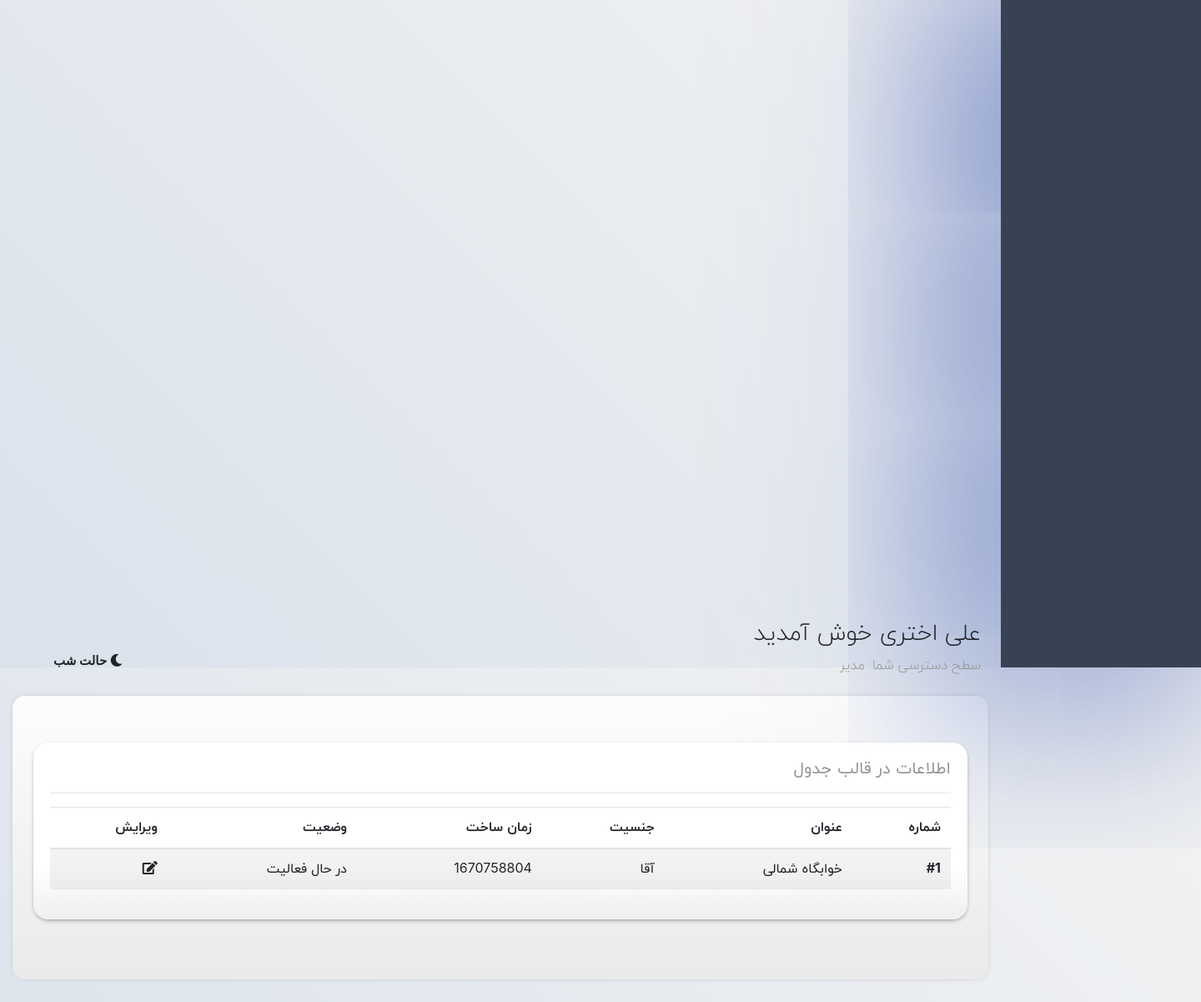
The app's page /dorm-management (signed in), older data.
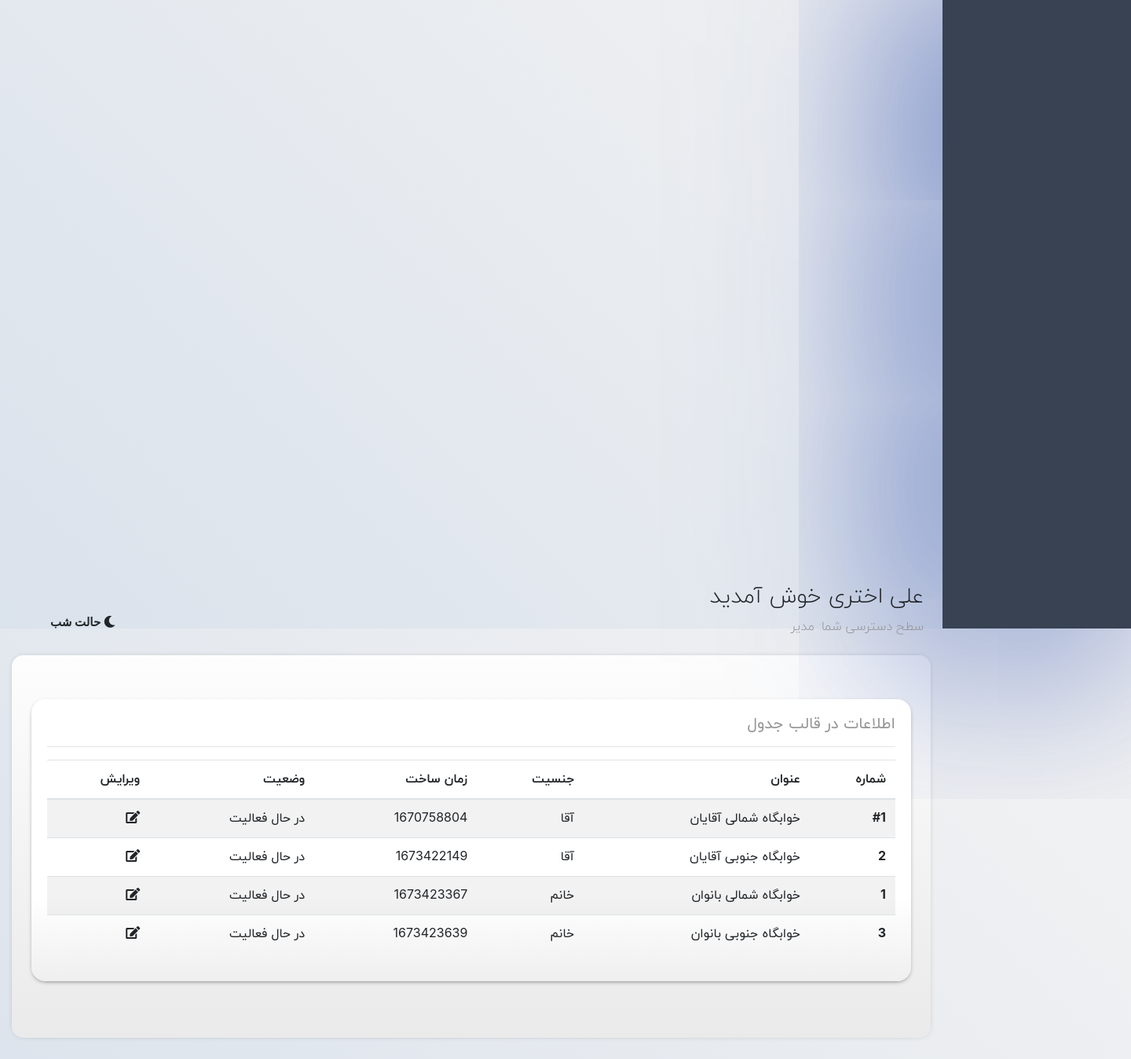
The same page, newer data.
### Panel/models.py (models this page shows, shortened)
class Dorm(models.Model):
    title = models.CharField(max_length=64, blank=False, null=False, default='خوابگاه', verbose_name='عنوان')
    status = models.BooleanField(default=True, null=False, blank=False, verbose_name='وضعیت')
    code = models.CharField(max_length=64, blank=False, null=False, unique=True, verbose_name='کد')
    created_date = models.DateTimeField(auto_now_add=True, blank=False, null=False, editable=False,
                                        verbose_name='زمان ایجاد')
    sex = models.BooleanField(default=False, blank=True, null=True,
                              verbose_name='جنسیت')  # True for male, False for female
    class Meta:
        verbose_name = "خوابگاه"
        verbose_name_plural = "خوابگاه ها"

### Panel/views.py (the view)
# urls.py: path('dorm-management', dorm_management, name='Dorm'),
def dorm_management(request):
    context = {}
    if request.user.is_authenticated:
        if request.user.is_staff:
            context['dorms'] = Dorm.objects.all()
            return render(request=request, template_name='DormManagement.html', context=context)
        else:
            pass
    else:
        return redirect(to=login)

### Templates/DormManagement.html
{% extends "SharedTemplates/Content.html" %}
{% block content %}
    <div class="jumbotron shade pt-5">
        <div class="bd-example c-grey">
            <div class="row">
                <div class="col-12 p-2">
                    <div class="card shade h-100">
                        <div class="card-body">
                            <h5 class="card-title">اطلاعات در قالب جدول</h5>
                            <hr>
                            <table class="table table-striped">
                                <thead>
                                <tr>
                                    <th scope="col">شماره</th>
                                    <th scope="col">عنوان</th>
                                    <th scope="col">جنسیت</th>
                                    <th scope="col">زمان ساخت</th>
                                    <th scope="col">وضعیت</th>
                                    <th scope="col">ویرایش</th>
                                </tr>
                                </thead>
                                <tbody>
                                {% for dorm in dorms %}
                                    <tr>
                                        <th class="text-dir-rtl text-right" scope="row">{{ dorm.code }}</th>
                                        <td>{{ dorm.title }}</td>
                                        <td>{% if dorm.sex %}
                                            آقا
                                        {% else %}
                                            خانم
                                        {% endif %} </td>
                                        <td>{{ dorm.created_date |date:"U" }}</td>
                                        <td>
                                            {% if dorm.status %}
                                                در حال فعالیت
                                            {% else %}
                                                غیر فعال
                                            {% endif %}
                                        </td>
                                        <td>
                                            <span onclick="window.open('{% url "admin:Panel_dorm_change" dorm.id %}');"
                                                  style="cursor: pointer;" class="fas fa-edit"></span>
                                        </td>
                                    </tr>
                                {% endfor %}
                                </tbody>
                            </table>
                        </div>
                    </div>
                </div>
            </div>
        </div>
    </div>
{% endblock %}

Row changes from the older to the newer data that the page shows:
changed Dorm: title "خوابگاه شمالی" → "خوابگاه شمالی آقایان"
added Dorm: code "2", title "خوابگاه جنوبی آقایان", sex "آقا", created_date "1673422149", status "در حال فعالیت"
added Dorm: code "1", title "خوابگاه شمالی بانوان", sex "خانم", created_date "1673423367", status "در حال فعالیت"
added Dorm: code "3", title "خوابگاه جنوبی بانوان", sex "خانم", created_date "1673423639", status "در حال فعالیت"
